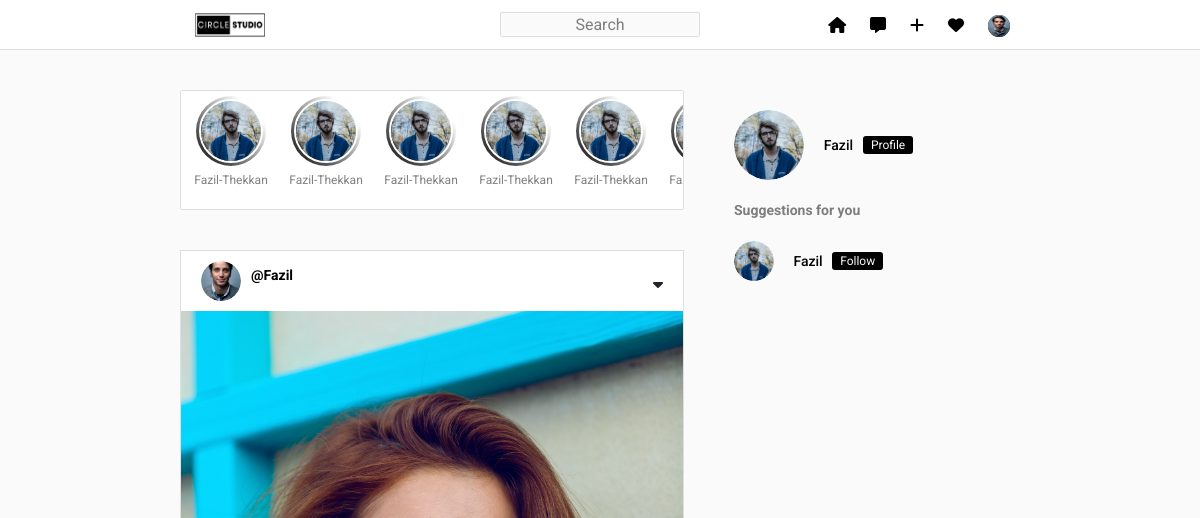
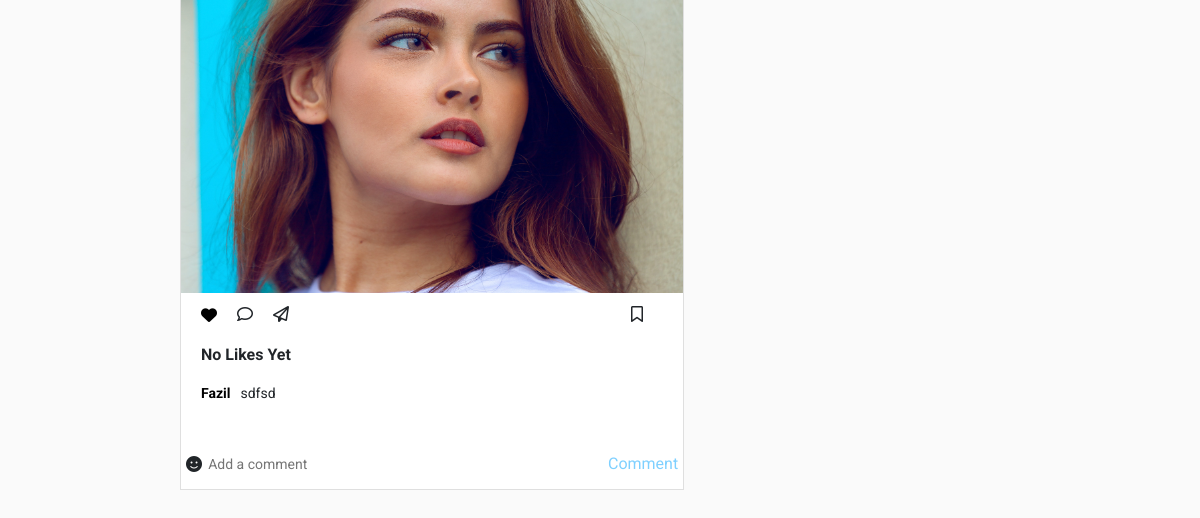
/ (signed in), run on an earlier commit of the app's database (2 pictures, top to bottom).
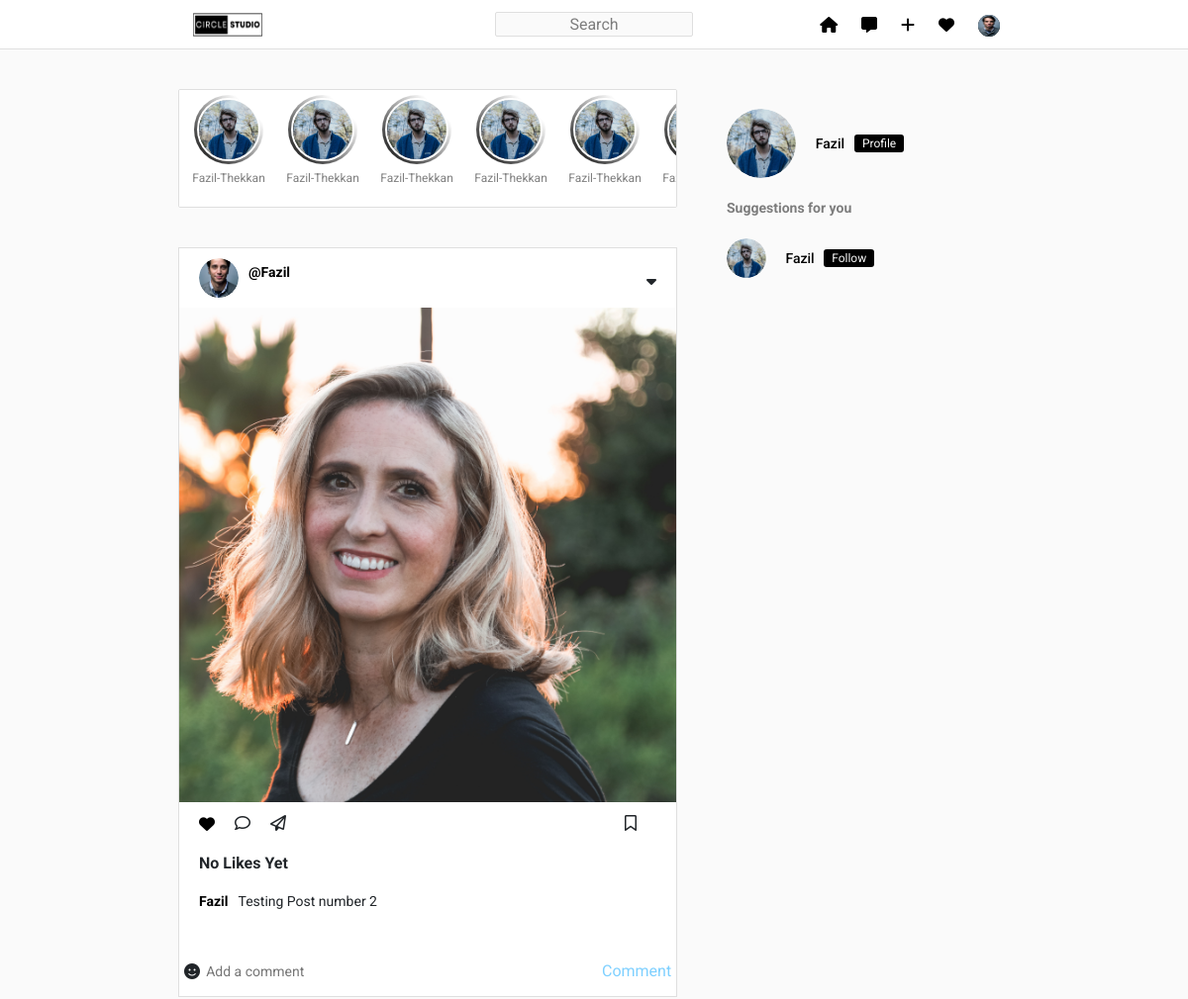
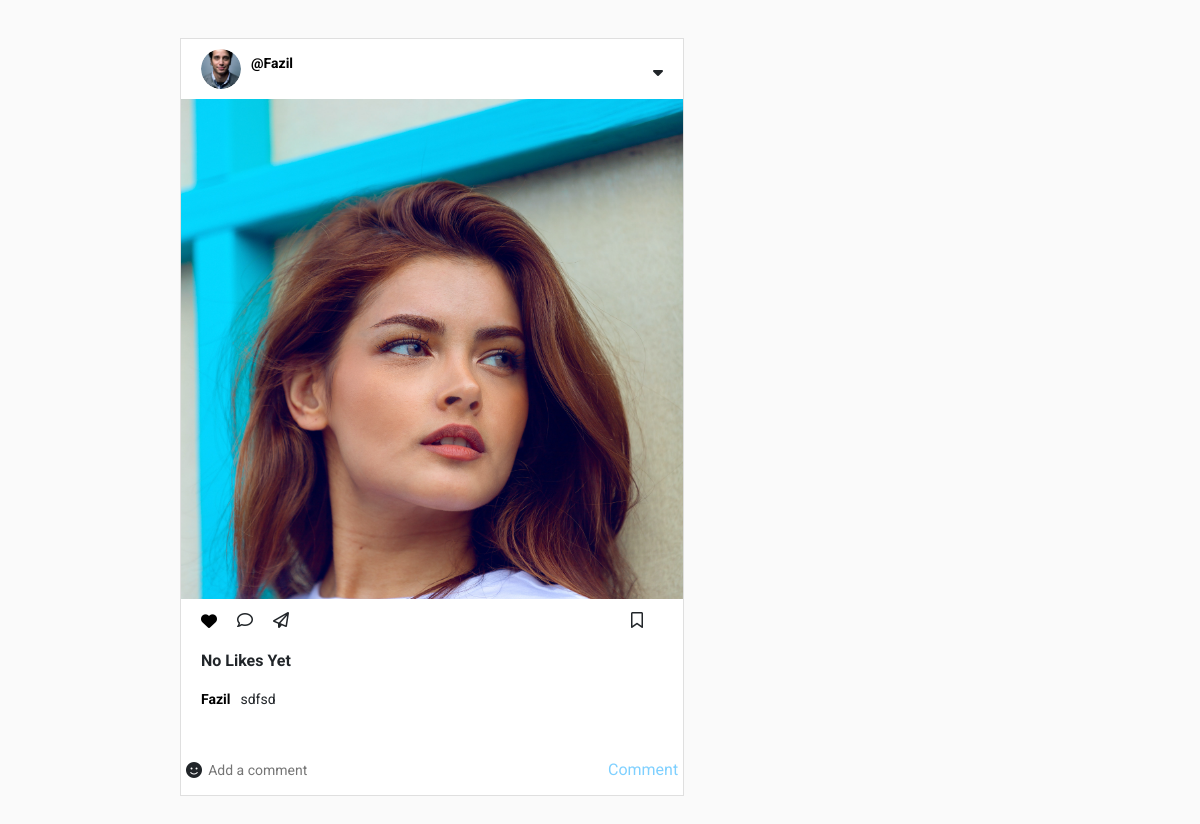
And on a later commit of the database (2 pictures, top to bottom).
### main/models.py (models this page shows, shortened)
class ProfileDB(models.Model):
    user = models.ForeignKey(User, on_delete=models.CASCADE)
    id_user = models.IntegerField()
    bio = models.TextField(blank=True)
    profileimg = models.ImageField(upload_to = 'Profile-images', default='user.png')
    location = models.CharField(max_length=100, blank=True)

class PostDB(models.Model):
    id = models.UUIDField(primary_key=True, default=uuid.uuid4)
    user = models.CharField(max_length=100)
    image = models.ImageField(upload_to='Post-Images')
    caption = models.TextField()
    created_at = models.DateTimeField(default=datetime.now)
    no_of_likes = models.IntegerField(default=0)

### main/views.py (the view)
# urls.py: path('', views.Index, name='Index'),
@login_required(login_url='Signin')
def Index(req):
    user_object = User.objects.get(username=req.user.username)
    user_profile = ProfileDB.objects.get(user=user_object)
    post_feed = PostDB.objects.all()
    return render(req, 'index.html', {'user_profile': user_profile, 'posts': post_feed})

### main/templates/index.html (shortened to what this page needs)
<!DOCTYPE html>
{% load static %}
<html lang="en">
<head>
    <link rel="stylesheet" href="https://cdn.jsdelivr.net/npm/bootstrap@5.2.3/dist/css/bootstrap.min.css">
    <link rel="stylesheet" href="{% static 'css/frontend.css' %}">
    <link rel="stylesheet" href="https://cdnjs.cloudflare.com/ajax/libs/font-awesome/6.2.1/css/all.min.css" />
</head>
<body>
    <nav class="navbar">
        <div class="nav-wrapper">
            <img src="{% static 'Image/Circle-removebg-preview.png' %}" class="brand-img" alt="">
            <input type="text" class="search-box" placeholder="search">
            <div class="nav-items">
                <a href=""><i class="fa-solid fa-house icon"></i></a>
                <a href=""><i class="fa-sharp fa-solid fa-message icon"></i></a>
                <a href="" data-bs-toggle="modal" data-bs-target="#exampleModal" data-bs-whatever="@mdo" type="button"><i class="fa-sharp fa-solid fa-plus icon"></i></a>
                <a href=""><i class="fa-solid fa-heart icon"></i></a>
                <img class="icon user-profile" src="{{ user_profile.profileimg.url }}" data-bs-toggle="dropdown" aria-expanded="false"></img>
                </div>
            </div>
    </nav>
    <section class="main">
        <div class="wrapper">
            <div class="left-col">
                <div class="status-wrapper">
                    <div class="status-card">
                        <div class="profile-pic"><img src="{% static 'Image/seth-doyle-vmBik4xv27s-unsplash.jpg' %}" alt=""></div>
                        <p class="username">Fazil-Thekkan</p>
                    </div>
                    <div class="status-card">
                        <div class="profile-pic"><img src="{% static 'Image/seth-doyle-vmBik4xv27s-unsplash.jpg' %}" alt=""></div>
                        <p class="username">Fazil-Thekkan</p>
                    </div>
                    <div class="status-card">
                        <div class="profile-pic"><img src="{% static 'Image/seth-doyle-vmBik4xv27s-unsplash.jpg' %}" alt=""></div>
                        <p class="username">Fazil-Thekkan</p>
                    </div>
                    <div class="status-card">
                        <div class="profile-pic"><img src="{% static 'Image/seth-doyle-vmBik4xv27s-unsplash.jpg' %}" alt=""></div>
                        <p class="username">Fazil-Thekkan</p>
                    </div>
                    <div class="status-card">
                        <div class="profile-pic"><img src="{% static 'Image/seth-doyle-vmBik4xv27s-unsplash.jpg' %}" alt=""></div>
                        <p class="username">Fazil-Thekkan</p>
                    </div>
                    <div class="status-card">
                        <div class="profile-pic"><img src="{% static 'Image/seth-doyle-vmBik4xv27s-unsplash.jpg' %}" alt=""></div>
                        <p class="username">Fazil-Thekkan</p>
                    </div>
                </div>
                {% for post in posts reversed %}
                <div class="post">
                    <div class="info">
                        <div class="user">
                            <div class="profile-pic"><img src="{{ user_profile.profileimg.url }}" alt=""></div>
                            <p class="username"><a href="" style="color: black; cursor: pointer; text-decoration: none;">@{{ post.user }}</a></p>
                        </div>
                        <i class="fa-sharp fa-solid fa-caret-down options"></i>
                    </div>
                    <img src="{{ post.image.url }}" class="post-image" alt="">
                    <div class="post-content">
                        <div class="reaction-wrapper">
                            <a href="/like-post?post_id={{ post.id }}" onclick="change()" id="likebtn"  style="color: black;" ><i class="fa-solid fa-heart"></i></a>
                            <i class="fa-regular fa-comment"></i>
                            <i class="fa-regular fa-paper-plane"></i>
                            <i class="fa-regular fa-bookmark save"></i>
                        </div>
                        {% if post.no_of_likes == 0 %}
                        <p class="likes">No Likes Yet</p>
                        {% elif post.no_of_likes == 1 %}
                        <p class="likes">{{ post.no_of_likes }} Person Liked</p>
                        {% else %}
                        <p class="likes">{{ post.no_of_likes }} Likes</p>
                        {% endif %}
                        <p class="description"><a href="" style="color: black; cursor: pointer; text-decoration: none;"><span>{{ post.user }}</span></a>{{ post.caption }}</p>
                    </div>
                    <div class="comment-wrapper">
                        <i class="fa-sharp fa-solid fa-face-smile"></i>
                        <input type="text" class="comment-box" placeholder="Add a comment">
                        <button class="comment-btn">Comment</button>
                    </div>
                </div>
                {% endfor %}
            </div>
            <div class="right-col">
                <div class="profile-card">
                    <div class="profile-pic">
                        <img src="{% static 'Image/seth-doyle-vmBik4xv27s-unsplash.jpg' %}" alt="">
                    </div>
                    <p class="username" style="margin: 0;">Fazil</p>
                    <button class="action-btn" style="padding: 0px 8px; background: rgb(0, 0, 0); color: #fafafa; border-radius: 3px; font-weight: 400;">Profile</button>
                </div>
                <p class="suggestion-text">Suggestions for you</p>
                <div class="profile-card">
                    <div class="profile-pic">
                        <img src="{% static 'Image/seth-doyle-vmBik4xv27s-unsplash.jpg' %}" alt="">
                    </div>
                    <p class="username" style="margin: 0;">Fazil</p>
                    <button class="action-btn" style="padding: 0px 8px; background: rgb(0, 0, 0); color: #fafafa; border-radius: 3px; font-weight: 400;">Follow</button>
                </div>
            </div>
        </div>
    </section>
</body>
</html>

### main/static/css/frontend.css (style rules this page uses)
* { margin: 0; padding: 0; box-sizing: border-box; text-decoration: none; }
body { width: 100%; background-color: #fafafa; position: relative; font-family: 'roboto', sans-serif; }
.navbar { position: fixed; top: 0; left: 0; width: 100%; height: 50px; background: #fff; border-bottom: 1px solid #dfdfdf; display: flex; justify-content: center; padding: 5px 0; }
.nav-wrapper { width: 70%; max-width: 1000px; height: 100%; display: flex; justify-content: space-between; align-items: center; }
.brand-img { height: 120px; width: 100px; }
.search-box { position: absolute; left: 50%; transform: translateX(-50%); width: 200px; height: 25px; background: #fafafa; border: 1px solid #dfdfdf; border-radius: 2px; color: rgba(0, 0, 0, 0.5); text-align: center; text-transform: capitalize; }
.search-box::placeholder { color: rgba(0, 0, 0, 0.5); }
.nav-items { height: 22px; position: relative; }
.nav-items a { color: black; }
.nav-items i { transition: 0.3s ease-in-out; }
.icon { height: 100%; cursor: pointer; margin: 0 10px; display: inline-block; }
.user-profile { width: 22px; border-radius: 50%; background: black; }
.main { width: 100%; padding: 40px 0; display: flex; justify-content: center; margin-top: 50px; }
.wrapper { width: 70%; max-width: 1000px; display: grid; grid-template-columns: 60% 40%; grid-gap: 30px; }
.left-col { display: flex; flex-direction: column; }
.status-wrapper { width: 100%; height: 120px; background: #fff; border: 1px solid #dfdfdf; border-radius: 2px; padding: 10px; padding-right: 0; display: flex; align-items: center; overflow: hidden; overflow-x: auto; }
.status-card { flex: 0 0 auto; width: 80px; max-width: 80px; display: flex; flex-direction: column; align-items: center; margin-right: 15px; }
.profile-pic { width: 70px; height: 70px; border-radius: 50%; overflow: hidden; padding: 3px; background: linear-gradient(45deg, rgb(0, 0, 0), rgb(255, 255, 255) 80%); }
.profile-pic img { width: 100%; height: 100%; object-fit: cover; border-radius: 50%; border: 2px solid #fff; }
.username { width: 100%; overflow: hidden; text-align: center; font-size: 12px; margin-top: 5px; color: rgba(0, 0, 0, 0.5); }
.post { width: 100%; height: auto; background: #fff; border: 1px solid #dfdfdf; margin-top: 40px; }
.info { width: 100%; height: 60px; display: flex; justify-content: space-between; align-items: center; padding: 0 20px; }
.info .username { width: auto; font-weight: bold; color: #000; font-size: 14px; margin-left: 10px; }
.info .options { height: 10px; cursor: pointer; }
.info .user { display: flex; align-items: center; }
.info .profile-pic { height: 40px; width: 40px; padding: 0; background: none; }
.info .profile-pic img { border: none; }
.post-image { width: 100%; height: 500px; object-fit: cover; }
.post-content { width: 100%; padding: 20px; }
.likes { font-weight: bold; }
.description { margin: 10px 0; font-size: 14px; line-height: 20px; }
.description span { font-weight: bold; margin-right: 10px; }
.comment-wrapper { width: 100%; height: 50px; padding: 5px; border-radius: 1px solid #dfdfdf; display: flex; justify-content: space-between; align-items: center; }
.comment-box { width: 80%; height: 100%; border: none; outline: none; font-size: 14px; }
.comment-btn, .action-btn { width: 70px; height: 100%; background: none; border: none; outline: none; text-transform: capitalize; font-size: 16px; color: rgb(0, 162, 255); opacity: 0.5; padding-right: 10px; }
.reaction-wrapper { width: 100%; height: 50px; display: flex; margin-top: -20px; align-items: center; }
.reaction-wrapper i { height: 25px; margin: 0; margin-right: 20px; }
.reaction-wrapper i.save { margin-left: auto; }
.right-col { padding: 20px; }
.profile-card { width: fit-content; display: flex; justify-content: center; align-items: center; margin-bottom: 10px; }
.profile-card .profile-pic { flex: 0 0 auto; padding: 0; background: none; width: 40px; height: 40px; margin-right: 10px; }
.profile-card:first-child .profile-pic { width: 70px; height: 70px; }
.profile-card .profile-pic img { border: none; }
.profile-card .username { font-weight: 500; font-size: 14px; color: #000; }
.action-btn { opacity: 1; font-weight: 700; font-size: 12px; }
.suggestion-text { font-size: 14px; color: rgba(0, 0, 0, 0.5); font-weight: 700; margin: 20px 0; }

What changed in the data, as far as the page shows it:
added PostDB: profileimg (picture), user "Fazil", image (picture), no_of_likes "No Likes Yet", caption "Testing Post number 2"
